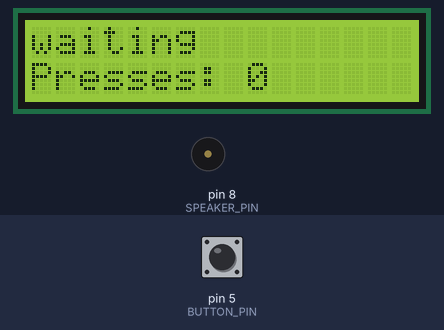
The sketch below on a simulated Arduino Uno, built with avr-gcc and run on an emulated ATmega328P. Shown: 16×2 character LCD, buzzer (waves = sounding). The test bench sets the inputs (shaded band); at power-on: pin 5 (BUTTON_PIN) LOW.

Above: at 1.2 s.
1.3 s: pin 5 (BUTTON_PIN) pulled HIGH for 1 s
At 2.1 s:
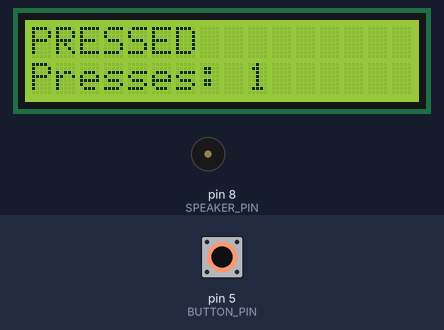
3.8 s: pin 5 (BUTTON_PIN) pulled HIGH for 0.15 s
At 4.6 s:
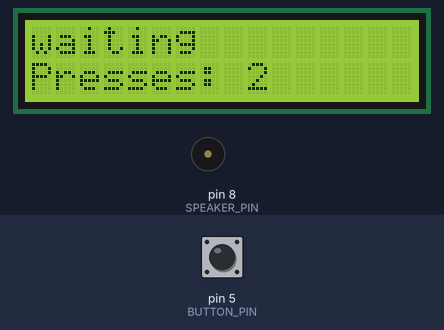
5.4 s: pin 5 (BUTTON_PIN) pulled HIGH for 0.15 s
At 6.7 s:
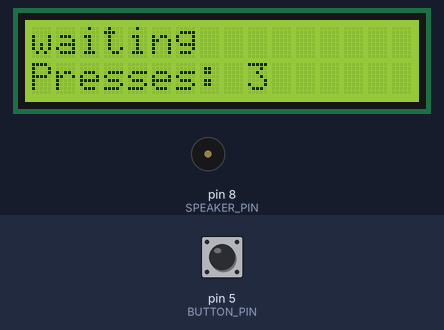
7.0 s: pin 5 (BUTTON_PIN) pulled HIGH for 1 s
At 8.8 s:
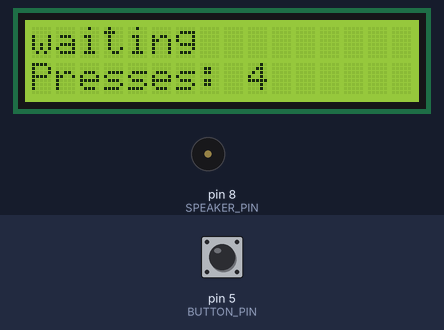
Timing chart, 0 to 10.3 s (numbered marks = the images above; inputs shaded):
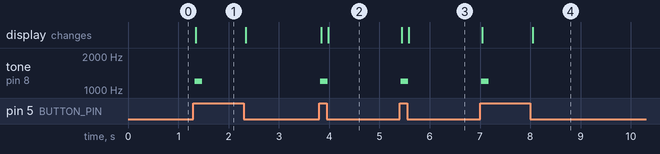

The sketch:

Atlist.ino
```cpp
#include <Wire.h>
#include <LiquidCrystal_I2C.h>

LiquidCrystal_I2C lcd(0x27, 16, 2);

const int BUTTON_PIN  = 5;
const int SPEAKER_PIN = 8;
const int BEEP_HZ     = 1200;
const int BEEP_MS     = 150;
const unsigned long DEBOUNCE_MS = 25;

int stableState = LOW;
int lastReading = LOW;
unsigned long lastChange = 0;
unsigned int pressCount  = 0;

void setup() {
  pinMode(BUTTON_PIN, INPUT);
  pinMode(SPEAKER_PIN, OUTPUT);
  lcd.init();
  lcd.backlight();
  showState();
}

void loop() {
  int reading = digitalRead(BUTTON_PIN);

  if (reading != lastReading) {
    lastChange  = millis();
    lastReading = reading;
  }

  if (millis() - lastChange > DEBOUNCE_MS && reading != stableState) {
    stableState = reading;
    if (stableState == HIGH) {
      pressCount++;
      tone(SPEAKER_PIN, BEEP_HZ, BEEP_MS);
    }
    showState();
  }
}

void showState() {
  lcd.setCursor(0, 0);
  lcd.print(stableState == HIGH ? "PRESSED " : "waiting ");

  lcd.setCursor(0, 1);
  lcd.print("Presses: ");
  lcd.print(pressCount);
  lcd.print("   ");
}
```

Measured:
- after the input at 1.3 s, tone on pin 8 (SPEAKER_PIN): silent → 1200 Hz at once, → silent 0.15 s later; the display: changes after 0.05 s (image 1)
- after the input at 3.8 s, tone on pin 8 (SPEAKER_PIN): silent → 1200 Hz at once, → silent 0.15 s later; the display: first changes after 0.05 s (image 2 shows a later state)
- after the input at 5.4 s, tone on pin 8 (SPEAKER_PIN): silent → 1200 Hz at once, → silent 0.15 s later; the display: first changes after 0.05 s (image 3 shows a later state)
- after the input at 7.0 s, tone on pin 8 (SPEAKER_PIN): silent → 1200 Hz at once, → silent 0.15 s later; the display: first changes after 0.05 s (image 4 shows a later state)
